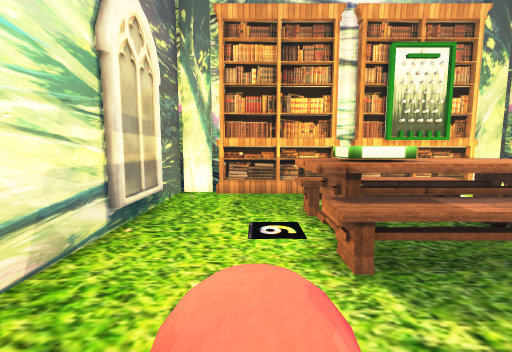
View 1 (above)

12 first-person views from a walk through a 3-D level made in the Unity game engine. The camera is 1.5 m above the floor, tilts 6° down and sees 90° across. The floor is counted in squares, 1 m on a side. Each view is taken from the middle of a square. On the plan, view 1 faces up. The plan holds only what a view shows up to about 13 squares ahead; the rest is blank. The place goes on beyond the plan. Some animated figures are not drawn. Some surface patterns are stand-ins.

View 2
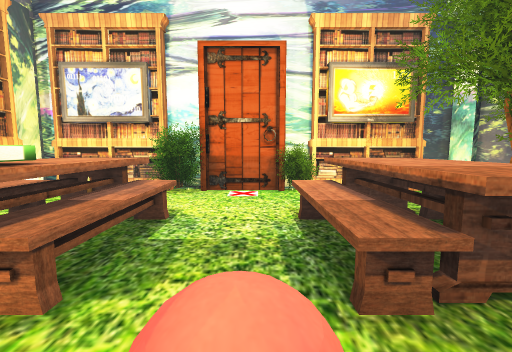

View 3
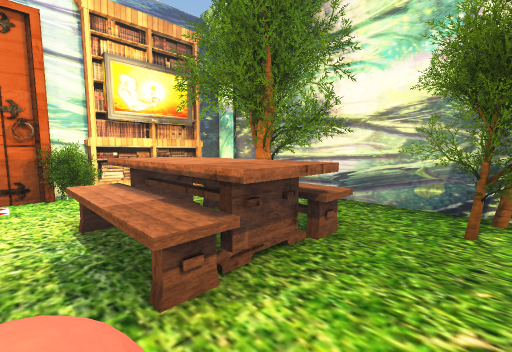

View 4
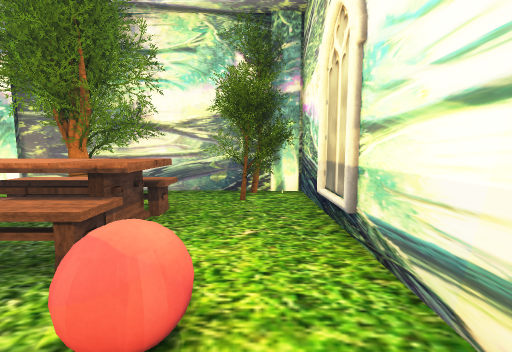

View 5
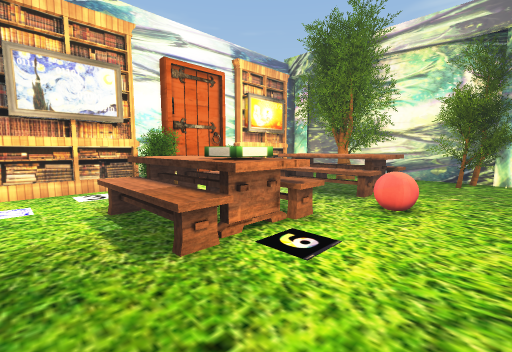

View 6
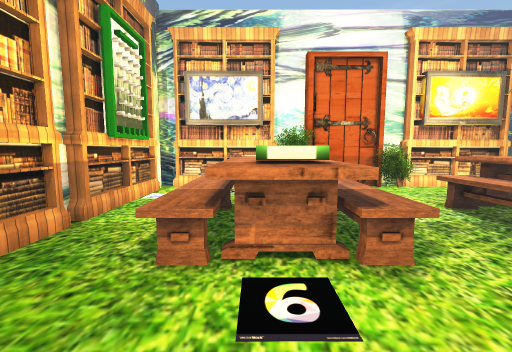

View 7
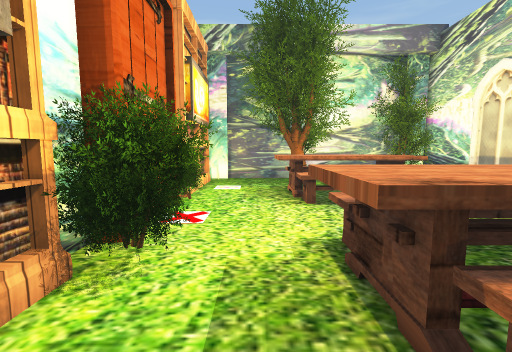

View 8
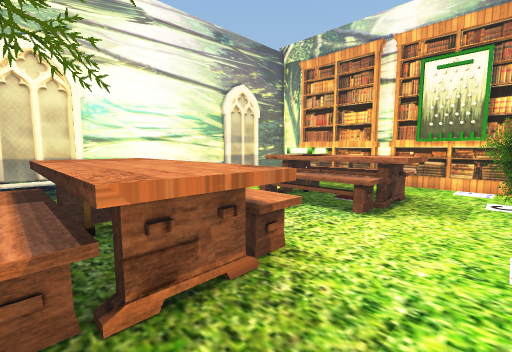

View 9
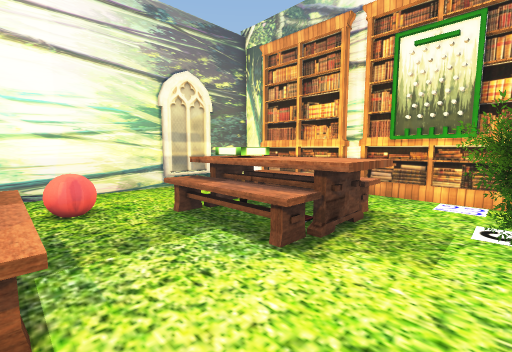

View 10
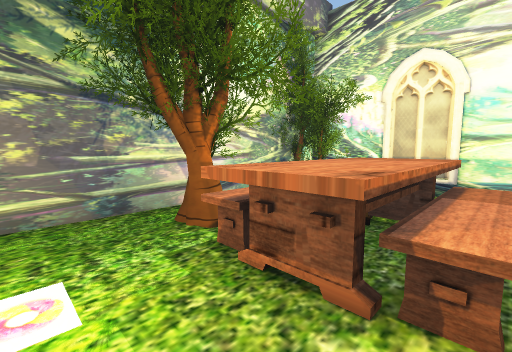

View 11
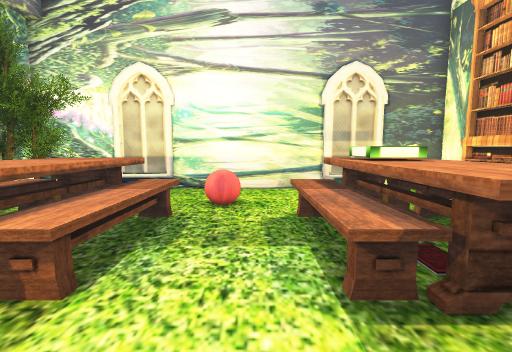

View 12
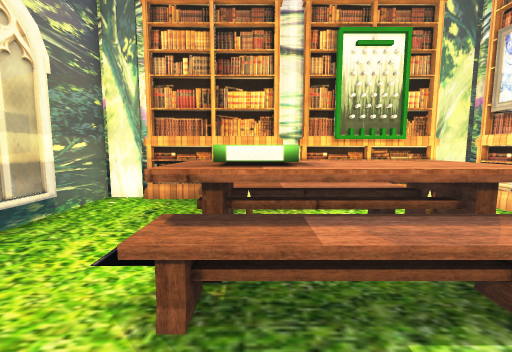

### Floor plan
Points are (right, up) in squares from view 1. A wall is a line through its corners. A room is listed if a view was taken in it or the views show most of it. See-through windows are left out.
Room 1 (views 1, 2, 3, 4, 5, 6, 7, 8, 9, 10, 11, 12)
walls: (2.5, 4) (1.5, 4) (1.5, 5) (2.5, 5) (2.5, 4); (8.3, 0.5) (8.3, 2.6); (3.5, 8.9) (2.6, 8.9); (-2.5, 6.5) (-2.5, 4.6); (-1.4, 8.9) (-2.6, 8.9) (-2.6, -6.2); (8.6, 8.4) (8.6, 8.9) (7.5, 8.9); (-0.6, -6.2) (8.6, -6.2)
low walls: (-2.5, -1.1) (-2.5, -3.1)
objects: other object (-2, -6) to (0, -4); other object (-1, 9) to (2, 9); other object (0, 1); other object (1, -3) to (5, -3); other object (1, -2) to (5, -2); other object (1, -1) to (5, 0); other object (1, 3) to (5, 4); other object (1, 5); other object (1, 6) to (5, 6); other object (3, -5) to (5, -4); other object (3, 5) to (5, 5); other object (4, 9) to (7, 9); other object (7, 3) to (9, 5); other object (8, -5) to (9, -2); other object (8, -1) to (9, 0); other object (8, 6) to (9, 8)

Where each view was taken, in squares from view 1:
view 1: 0 up, 0 right, facing up
view 2: 1 up, 1 left, facing right
view 3: 1 up, 1 left, facing down-right
view 4: 3 up, 1 left, facing down
view 5: 8 up, 2 left, facing down-right
view 6: 5 up, 2 left, facing right
view 7: 7 up, 6 right, facing down
view 8: 3 down, 7 right, facing up-left
view 9: 0 up, 7 right, facing up-left
view 10: 0 up, 7 right, facing down-left
view 11: 2 up, 7 right, facing left
view 12: 1 up, 2 right, facing up
